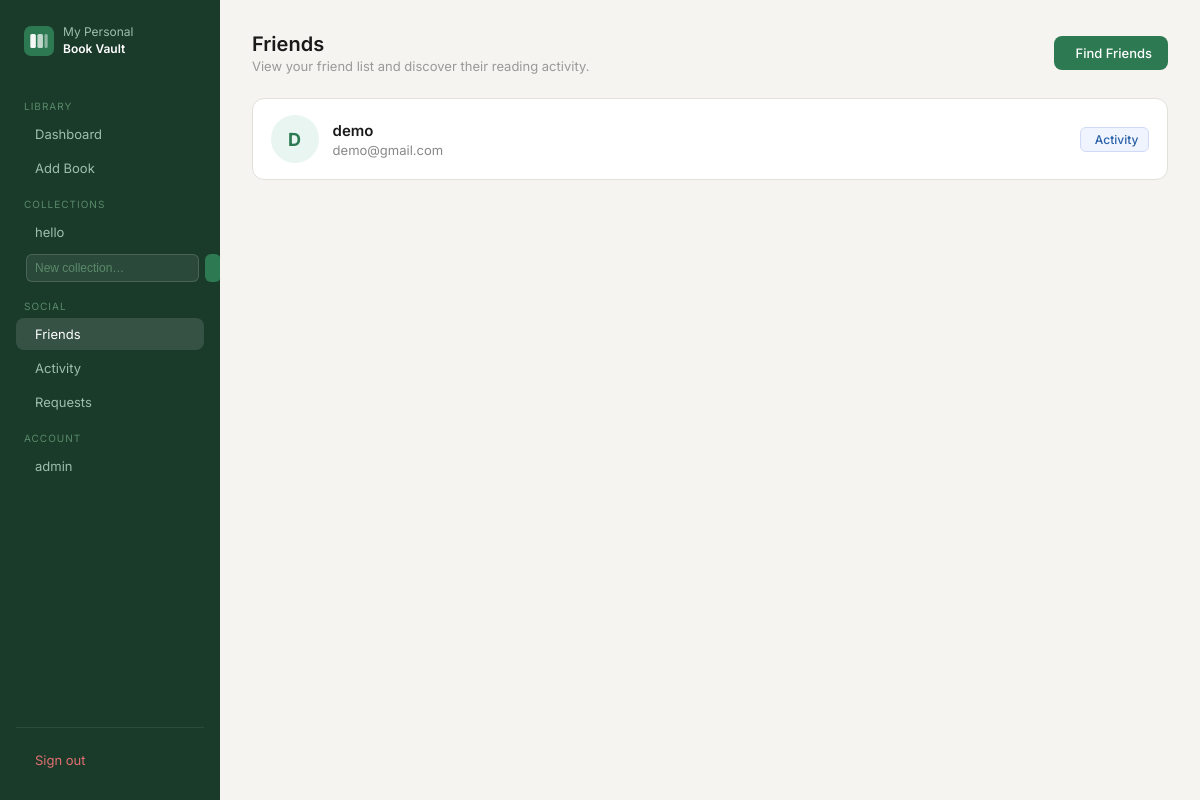
The page /friends/ (signed in) on the database its author committed.
### app/blueprints/collection/modules.py (models this page shows, shortened)
class Collection(db.Model):
    __tablename__="collection"
    cid=db.Column(db.Integer,primary_key=True)
    pid=db.Column(db.Integer,db.ForeignKey("credential.pid"),nullable=False)
    collection_name=db.Column(db.String(100),nullable=False)
    create_at=db.Column(db.DateTime,default=datetime.utcnow)
    user_books = db.relationship("Userbook", back_populates="collection")
    __table_args__=(db.UniqueConstraint("pid","collection_name",name="unique_collection"),)

### app/blueprints/auth/modules.py (models this page shows, shortened)
class Credential(db.Model,UserMixin):
    __tablename__='credential'
    pid=db.Column(db.Integer,primary_key=True)
    email=db.Column(db.String(255),nullable=False,unique=True)
    username=db.Column(db.String(100),nullable=False,unique=True)
    password=db.Column(db.String(100),nullable=False)
    history = db.relationship("History",  back_populates="user")
    user_books = db.relationship("Userbook", back_populates="user")

### app/blueprints/friends/routes.py (the view)
@friends.route("/")
@login_required
def friends_list():
    friend_ids = get_friend_ids(current_user.pid)
    friend_users = []
    if friend_ids:
        friend_users = Credential.query.filter(Credential.pid.in_(friend_ids)).order_by(Credential.username.asc()).all()
    return render_template("friends/list.html", friends_list=friend_users)

### app/blueprints/friends/routes.py (called while the page is built)
def get_friend_ids(user_id):
    accepted_rows = Friendship.query.filter(
        Friendship.status == "accepted",
        or_(
            Friendship.sender_id == user_id,
            Friendship.receiver_id == user_id
        )
    ).all()
    friend_ids = []
    for row in accepted_rows:
        if row.sender_id == user_id:
            friend_ids.append(row.receiver_id)
        else:
            friend_ids.append(row.sender_id)
    return friend_ids

### app/blueprints/friends/templates/friends/list.html (shortened to what this page needs)
{% extends "book/base.html" %}
{% block content %}
<div class="page-header">
  <div>
    <h1 class="page-title">Friends</h1>
    <p class="page-sub">View your friend list and discover their reading activity.</p>
  </div>
  <a href="{{ url_for('friends.search_users') }}" class="btn-add">
     Find Friends
  </a>
</div>
{% if friends_list %}
<div class="friends-grid">
  {% for friend in friends_list %}
  <div class="friend-card">
    <div class="friend-avatar">
      {{ friend.username[0]|upper }}
    </div>
    <div class="friend-info">
      <h3>{{ friend.username }}</h3>
      <p>{{ friend.email }}</p>
    </div>
    <div class="friend-card-actions">
      <a href="{{ url_for('friends.activity_feed') }}" class="action-btn btn-edit">
         Activity
      </a>
    </div>
  </div>
  {% endfor %}
</div>
{% else %}
<div class="empty-state">
  <i class="ti ti-users"></i>
  <p>You have no friends yet. Search users and send your first request.</p>
</div>
{% endif %}
{% endblock %}

### app/blueprints/book/templates/book/base.html (shortened to what this page needs)
<!DOCTYPE html>
<html lang="en">
<head>
  <link rel="stylesheet" type="text/css" href="/css/style.css">
  <link rel="stylesheet" href="https://cdn.jsdelivr.net/npm/@tabler/icons-webfont@latest/tabler-icons.min.css">
</head>
<body class="app-body">
  <div class="app-layout">
    <aside class="sidebar">
      <div class="sidebar-brand">
        <span class="sidebar-brand-name">My Personal<br><strong>Book Vault</strong></span>
      </div>
      <span class="nav-section">Library</span>
      <a href="{{ url_for('book.home') }}"
         class="nav-item {% if request.endpoint == 'book.home' %}active{% endif %}">
         Dashboard
      </a>
      <a href="{{ url_for('book.book_add') }}"
         class="nav-item {% if request.endpoint == 'book.book_add' %}active{% endif %}">
         Add Book
      </a>
      <span class="nav-section">Collections</span>
{% for col in collections %}
<a href="{{ url_for('collection.collection_detail', cid=col.cid) }}"
   class="nav-item {% if request.endpoint == 'collection.collection_detail' and request.view_args.get('cid')|int == col.cid %}active{% endif %}">
   {{ col.collection_name }}
</a>
{% else %}
<span class="nav-empty">No collections yet</span>
{% endfor %}
<form method="POST" action="{{ url_for('collection.create_collection') }}" style="padding: 4px 10px;">
  <div class="input-wrap" style="display:flex;gap:6px;">
    <input type="text" name="collection_name" placeholder="New collection…"
           class="nav-input" required>
    <button type="submit" class="nav-create-btn">
    </button>
  </div>
</form>
<span class="nav-section">Social</span>
<a href="{{ url_for('friends.friends_list') }}"
   class="nav-item {% if request.endpoint and request.endpoint.startswith('friends.') %}active{% endif %}">
   Friends
</a>
<a href="{{ url_for('friends.activity_feed') }}"
   class="nav-item {% if request.endpoint == 'friends.activity_feed' %}active{% endif %}">
   Activity
</a>
<a href="{{ url_for('friends.requests_page') }}"
   class="nav-item {% if request.endpoint == 'friends.requests_page' %}active{% endif %}">
   Requests
</a>
      <span class="nav-section">Account</span>
<a href="{{ url_for('book.profile') }}"
   class="nav-item {% if request.endpoint == 'book.profile' %}active{% endif %}">
  {{ current_user.username }}
</a>
      <div class="sidebar-footer">
        <a href="{{ url_for('book.logout') }}" class="nav-item nav-item-danger">
           Sign out
        </a>
      </div>
    </aside>
    <main class="main-content">
      {% block content %}{% endblock %}
    </main>
  </div>
</body>
</html>

### app/static/css/style.css (style rules this page uses)
*, *::before, *::after { box-sizing: border-box; margin: 0; padding: 0; }
body { font-family: 'Inter', system-ui, sans-serif; background: linear-gradient(135deg, #e8f5f0 0%, #f0f4f8 50%, #eaf0f8 100%); min-height: 100vh; -webkit-font-smoothing: antialiased; }
.input-wrap { position: relative; }
.page-header { display: flex; align-items: center; justify-content: space-between; margin-bottom: 1.5rem; }
.page-title { font-size: 20px; font-weight: 600; color: #1a1a1a; }
.page-sub { font-size: 13px; color: #999; margin-top: 2px; }
.btn-add { display: inline-flex; align-items: center; gap: 6px; background: #2d7a52; color: #fff; border: none; border-radius: 8px; padding: 9px 16px; font-size: 13px; font-weight: 500; cursor: pointer; text-decoration: none; transition: background 0.15s; }
.action-btn { display: inline-flex; align-items: center; gap: 4px; padding: 4px 10px; border-radius: 6px; font-size: 12px; font-weight: 500; cursor: pointer; border: 0.5px solid transparent; text-decoration: none; transition: all 0.15s; }
.btn-edit { background: #f0f4ff; color: #2860a8; border-color: #d0daf8; }
.app-body { background: #f5f4f0; margin: 0; min-height: 100vh; }
.app-layout { display: flex; min-height: 100vh; }
.sidebar { width: 220px; flex-shrink: 0; background: #1a3a2a; padding: 1.5rem 1rem; display: flex; flex-direction: column; gap: 2px; position: fixed; top: 0; left: 0; height: 100vh; overflow-y: auto; }
.sidebar-brand { display: flex; align-items: center; gap: 9px; margin-bottom: 1.75rem; padding: 0 0.5rem; }
.sidebar-brand-name { font-size: 12px; font-weight: 400; color: #9dbfad; line-height: 1.4; }
.sidebar-brand-name strong { color: #fff; font-weight: 600; }
.nav-section { font-size: 10px; color: #5a8a6a; text-transform: uppercase; letter-spacing: 0.1em; padding: 0.75rem 0.5rem 0.25rem; }
.nav-item { display: flex; align-items: center; gap: 9px; padding: 8px 10px; border-radius: 8px; font-size: 13px; color: #9dbfad; text-decoration: none; transition: background 0.15s, color 0.15s; }
.nav-item.active { background: rgba(255,255,255,0.12); color: #fff; }
.nav-item-danger { color: #e07070; }
.sidebar-footer { margin-top: auto; border-top: 0.5px solid rgba(255,255,255,0.08); padding-top: 1rem; }
.main-content { margin-left: 220px; flex: 1; padding: 2rem; min-height: 100vh; }
.nav-input { flex: 1; background: rgba(255,255,255,0.08); border: 0.5px solid rgba(255,255,255,0.15); border-radius: 6px; padding: 6px 8px; font-size: 12px; color: #fff; outline: none; }
.nav-input::placeholder { color: #5a8a6a; }
.nav-create-btn { background: #2d7a52; border: none; border-radius: 6px; color: #fff; padding: 6px 8px; cursor: pointer; font-size: 13px; }
.friends-grid, .friends-results, .request-list, .activity-feed { display: flex; flex-direction: column; gap: 14px; }
.friend-card, .request-card, .activity-card { background: #fff; border: 0.5px solid #e2e0d8; border-radius: 12px; padding: 1rem 1.1rem; display: flex; align-items: center; gap: 14px; }
.friend-avatar { width: 48px; height: 48px; border-radius: 50%; background: #e8f5f0; color: #2d7a52; display: flex; align-items: center; justify-content: center; font-size: 18px; font-weight: 700; flex-shrink: 0; }
.friend-info, .request-content { flex: 1; min-width: 0; }
.friend-info h3, .request-content h3 { font-size: 15px; font-weight: 600; color: #1a1a1a; margin-bottom: 2px; }
.friend-info p, .request-content p, .activity-author, .activity-date, .request-meta { font-size: 13px; color: #888; }
.friend-card-actions, .request-actions { display: flex; align-items: center; gap: 8px; flex-wrap: wrap; }

### rows shown on the page
Collection: collection_name "hello"
Credential: username "admin"
Credential: username "D", username "demo", email "demo@gmail.com"
